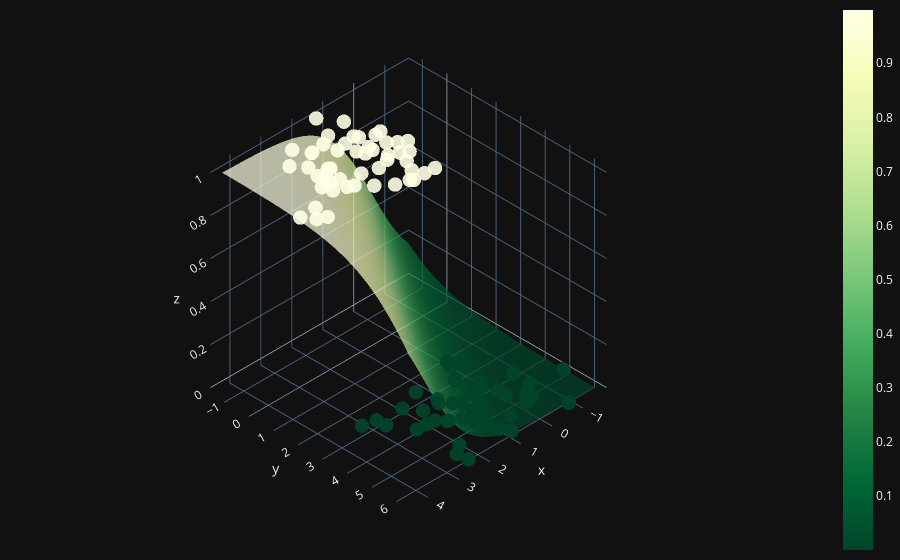

The notebook cell this image was saved under:
### Code cell
X0 = np.linspace(X[:, 0].min(), X[:, 0].max(), 100)
X1 = np.linspace(X[:, 1].min(), X[:, 1].max(), 100)
xx0, xx1 = np.meshgrid(X0, X1)
Z = W[0] * xx0 + W[1] * xx1 + b
A = 1 / (1 + np.exp(-Z))

fig = (go.Figure(data=[go.Surface(z=A, x=xx0, y=xx1, colorscale='YlGn', opacity = 0.7, reversescale=True)]))

fig.add_scatter3d(x=X[:, 0].flatten(), y=X[:, 1].flatten(), z=y.flatten(), mode='markers', marker=dict(size=5, color=y.flatten(), colorscale='YlGn', opacity = 0.9, reversescale=True))


fig.update_layout(template= "plotly_dark", margin=dict(l=0, r=0, b=0, t=0))
fig.layout.scene.camera.projection.type = "orthographic"
fig.show()

### Figure 1 — Plotly figure (JSON) as saved in the notebook; plotly's stock layout.template omitted (floating-point values rounded to 4 significant figures; data arrays with more than 128 entries replaced by an {"elided": "..."} marker saying what was removed)
{"data": [{"colorscale": [[0, "rgb(255,255,229)"], [0.125, "rgb(247,252,185)"], [0.25, "rgb(217,240,163)"], [0.375, "rgb(173,221,142)"], [0.5, "rgb(120,198,121)"], [0.625, "rgb(65,171,93)"], [0.75, "rgb(35,132,67)"], [0.875, "rgb(0,104,55)"], [1, "rgb(0,69,41)"]], "opacity": 0.7, "reversescale": true, "type": "surface", "x": {"elided": "100x100 float values"}, "y": {"elided": "100x100 float values"}, "z": {"elided": "100x100 float values"}}, {"marker": {"color": [1, 1, 0, 0, 1, 0, 0, 1, 0, 1, 0, 1, 0, 0, 1, 1, 1, 0, 1, 1, 0, 0, 1, 0, 1, 0, 1, 0, 0, 1, 1, 0, 1, 1, 1, 0, 1, 1, 0, 1, 0, 0, 0, 0, 1, 1, 1, 1, 0, 0, 1, 1, 0, 0, 0, 0, 0, 1, 1, 1, 1, 0, 0, 1, 0, 1, 0, 0, 1, 0, 0, 1, 1, 0, 0, 0, 1, 1, 0, 0, 1, 0, 0, 0, 0, 0, 1, 0, 1, 1, 1, 1, 1, 1, 0, 0, 1, 1, 0, 1], "colorscale": [[0, "rgb(255,255,229)"], [0.125, "rgb(247,252,185)"], [0.25, "rgb(217,240,163)"], [0.375, "rgb(173,221,142)"], [0.5, "rgb(120,198,121)"], [0.625, "rgb(65,171,93)"], [0.75, "rgb(35,132,67)"], [0.875, "rgb(0,104,55)"], [1, "rgb(0,69,41)"]], "opacity": 0.9, "reversescale": true, "size": 5}, "mode": "markers", "type": "scatter3d", "x": [4.219, 0.9078, -0.2765, 0.08848, 3.243, 1.442, 1.022, 3.978, 0.5889, 1.252, 0.6284, 1.686, 1.185, 0.06897, 1.787, 4.438, 3.182, 0.3038, 0.7394, 1.285, 1.131, 0.6647, 1.316, -0.1889, 2.579, 0.8731, 1.311, 0.9868, 1.42, 2.354, 2.432, 1.043, 0.9509, 2.451, 1.62, 2.155, 1.381, 1.987, 2.116, 0.564, -0.07228, 2.509, -0.73, 1.379, 0.8821, 2.222, 2.016, 1.701, -0.6539, 0.5731, 1.957, 0.7624, 2.465, 1.333, 3.246, 1.103, 2.859, 1.6, 2.976, 2.68, 1.419, 1.926, -0.09448, 2.728, 1.12, 1.557, 0.1055, 2.844, 3.155, 1.841, 1.289, 1.642, 3.923, 1.705, 0.1631, 0.3419, 1.021, 2.669, 0.4666, 0.9481, 1.194, 1.154, -0.2942, 1.737, 0.4655, 0.0808, 3.003, 2.207, 1.361, 2.632, 2.827, 2.912, 1.142, 1.055, 2.47, -1.577, 1.412, 3.005, -0.6376, 0.8298], "y": [2.234, 0.4598, 5.081, 2.323, 1.215, 2.768, 4.117, 2.378, 4.001, 0.2081, 4.46, 0.6583, 5.28, 4.356, 1.7, 1.842, -0.1823, 3.944, 0.4361, 1.437, 4.682, 4.36, 2.441, 5.205, 0.7261, 4.714, 0.07123, 6.09, 4.637, 2.224, -0.2017, 4.606, 0.9498, -0.1954, 2.747, 4.124, 0.9295, 2.611, 3.069, 1.337, 2.884, 5.773, 6.255, 3.619, 2.841, 1.533, -0.2704, -0.4773, 4.767, 5.526, 0.2342, 1.165, 6.2, 5.01, 2.849, 4.706, 2.956, 0.9151, 1.216, -0.7044, 1.574, 4.152, 5.358, 1.305, 5.758, 2.827, 3.725, 3.327, 1.553, 3.562, 3.45, 0.1502, 1.804, 4.433, 2.578, 3.941, 1.579, 1.82, 3.866, 4.732, 2.808, 3.902, 5.273, 4.425, 3.123, 4.691, 0.7427, 5.506, 0.748, 0.6894, 1.721, 0.2466, 2.015, -0.6471, 4.099, 4.957, -1.326, 0.9852, 4.091, 1.742], "z": [1, 1, 0, 0, 1, 0, 0, 1, 0, 1, 0, 1, 0, 0, 1, 1, 1, 0, 1, 1, 0, 0, 1, 0, 1, 0, 1, 0, 0, 1, 1, 0, 1, 1, 1, 0, 1, 1, 0, 1, 0, 0, 0, 0, 1, 1, 1, 1, 0, 0, 1, 1, 0, 0, 0, 0, 0, 1, 1, 1, 1, 0, 0, 1, 0, 1, 0, 0, 1, 0, 0, 1, 1, 0, 0, 0, 1, 1, 0, 0, 1, 0, 0, 0, 0, 0, 1, 0, 1, 1, 1, 1, 1, 1, 0, 0, 1, 1, 0, 1]}], "layout": {"margin": {"b": 0, "l": 0, "r": 0, "t": 0}, "scene": {"camera": {"projection": {"type": "orthographic"}}}}}
